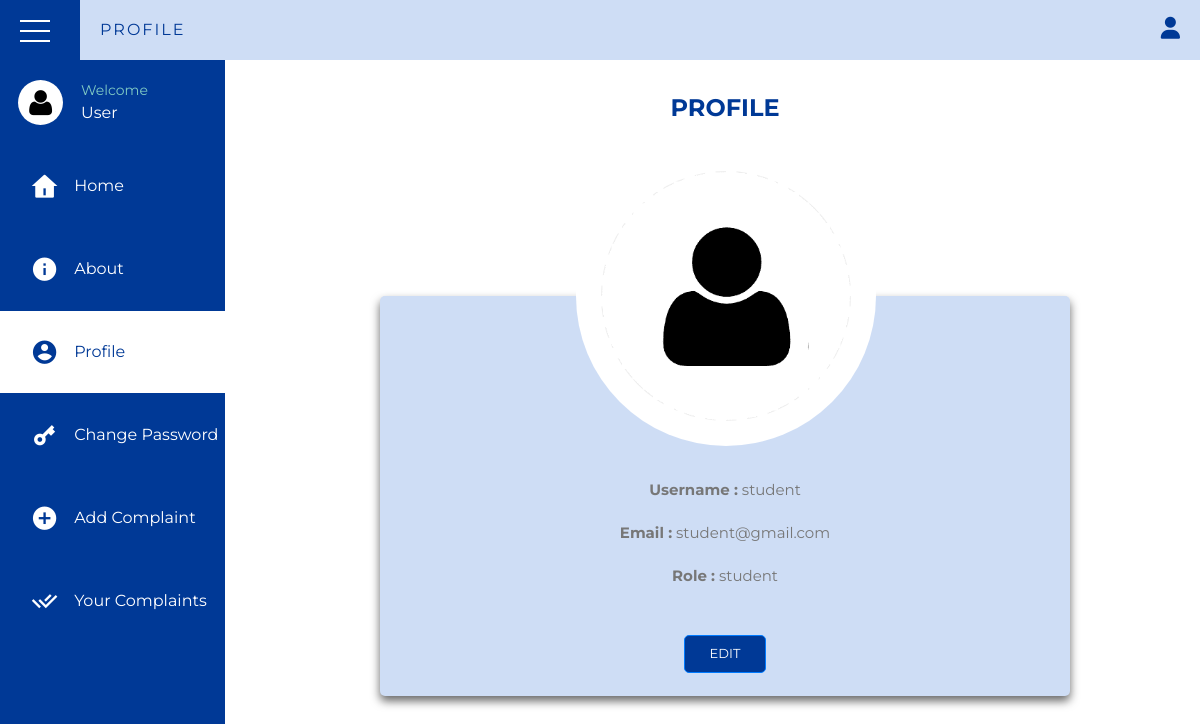
The page /student/profile.php (signed in) on the database its author committed.
### tables this page shows
CREATE TABLE `users` (
  `user_id` int(11) NOT NULL,
  `user_name` varchar(50) NOT NULL,
  `name` varchar(50) NOT NULL,
  `email` varchar(100) NOT NULL,
  `password` varchar(255) NOT NULL,
  `role` varchar(20) NOT NULL,
  `status` varchar(20) NOT NULL
);

### student/profile.php (the view, shortened to what this page needs)
<?php
$imagePath = "../profileimages/person.png";
?>
<!DOCTYPE html>
<html lang="en">
    <head>
        <link rel="stylesheet" href="css/profile.css">
        <link href="https://cdn.jsdelivr.net/npm/remixicon@4.3.0/fonts/remixicon.css" rel="stylesheet">
        <link href="https://maxcdn.bootstrapcdn.com/bootstrap/4.5.2/css/bootstrap.min.css" rel="stylesheet">
    </head>
    <body>
    <body>
        <div class="wrapper">
            <div class="top_navbar">
                <div class="hamburger">
                    <div class="hamburger__inner">
                        <div class="one"></div>
                        <div class="two"></div>
                        <div class="three"></div>
                    </div>
                </div>
                <div class="menu">
                    <div class="logo">
                        PROFILE
                    </div>
                    <div class="right_menu">
                        <ul>
                            <li><i class="fas fa-user"></i>
                            </li>
                        </ul>
                    </div>
                </div>
            </div>
            <div class="main_container">
                <div class="sidebar">
                    <div class="sidebar__inner">
                        <div class="profile">
                            <div class="img">
                                <img id="profile" src="<?php echo $imagePath;?>" alt="profile_pic">
                            </div>
                            <div class="profile_info">
                                <p>Welcome</p>
                                <p class="profile_name">User</p>
                            </div>
                        </div>
                        <ul>
                        <li><a href="home.php"><span class="icon"><i class="ri-home-4-fill"></i></span><span class="title">Home</span></a></li>
                            <li>
                                <a href="about.php" >
                                <span class="icon"><i class="ri-information-fill"></i></span>
                                <span class="title">About</span>
                                </a>
                            </li>
                            <li>
                                <a href="profile.php" class="active">
                                <span class="icon"><i class="ri-account-circle-fill"></i></span>
                                <span class="title">Profile</span>
                                </a>
                            </li>
                            <li>
                                <a href="password.php">
                                <span class="icon"><i class="ri-key-2-fill"></i></span>
                                <span class="title">Change Password</span>
                                </a>
                            </li>
                            <li>
                                <a href="complaint.php">
                                <span class="icon"><i class="ri-add-circle-fill"></i></span>
                                <span class="title">Add Complaint</span>
                                </a>
                            </li>
                            <li>
                                <a href="history.php">
                                <span class="icon"><i class="ri-check-double-line"></i></span>
                                <span class="title">Your Complaints</span>
                                </a>
                            </li>
                        </ul>
                    </div>
                </div>
            <div class="container">
                <div class="title">
                    profile
                </div>
                    <div class="box-container">
                       <?php
                       include ("../connection.php");
                       $user=$_SESSION['user_id'];
                       $sql = "SELECT * FROM users WHERE user_id='$user'";
                       $result = mysqli_query($con, $sql);
                       if ($result) {
                           while ($row = mysqli_fetch_assoc($result)) {
                    ?>
                        <div class="imgBx">
                            <img src="<?php echo $imagePath;?>">
                        </div>
                        <div class="box">
                                <p><strong>Username :</strong> <?php echo $row['user_name']; ?></p>
                                <p><strong>Email :</strong> <?php echo $row['email']; ?></p>
                                <p><strong>Role :</strong> <?php echo $row['role']; ?></p>
                                <button class="btn btn-primary edit-btn" data-toggle="modal" data-target="#uploadModal" name="upload" value="">Edit</button>
                        <?php }
                    } else {
                        echo "Error: " . mysqli_error($con);
                    }
                       ?>
                    </div>
                </div>
            </div>
        </div>
</body>
</html>

### student/css/profile.css (style rules this page uses)
* { margin: 0; padding: 0; list-style: none; box-sizing: border-box; text-decoration: none; font-family: 'Montserrat', sans-serif; }
.wrapper { width: 100%; height: 100%; }
.top_navbar { background: #ceddf5; height: 60px; display: flex; position: fixed; width: 100%; top: 0; }
.top_navbar .hamburger { width: 80px; background: #003996; position: relative; font-size: 28px; }
.top_navbar .hamburger .hamburger__inner { position: absolute; top: 50%; left: 50%; transform: translate(-50%,-50%); cursor: pointer; width: 40px; height: 20px; }
.top_navbar .hamburger__inner > div { width: 30px; height: 2px; background: #fff; position: absolute; top: 0; left: 0; }
.top_navbar .hamburger div.two { top: 10px; }
.top_navbar .hamburger div.three { top: 20px; }
.top_navbar .menu { width: calc(100% - 80px); height: 100%; display: flex; justify-content: space-between; align-items: center; padding: 0 20px; }
.top_navbar .menu .logo { color: #003996; text-transform: uppercase; letter-spacing: 2px; }
.top_navbar .menu .right_menu ul { display: flex; align-items: center; height: 100%; margin-top: 15px; }
.top_navbar .menu .right_menu ul li { position: relative; text-decoration: none; }
.top_navbar .menu .right_menu ul li .fas { font-size: 22px; cursor: pointer; color: #003996; }
.main_container .sidebar { position: fixed; top: 60px; left: 0; width: 225px; height: 100%; background: #003996; transition: all 0.3s ease; }
.main_container .sidebar .sidebar__inner { position: relative; }
.main_container .sidebar .profile { display: flex; align-items: center; color: #fff; padding: 20px 0; white-space: nowrap; transition: all 0.3s ease; }
.main_container .sidebar .profile .img { padding: 0 18px; }
.main_container .sidebar .profile img { width: 45px; border-radius: 50%; }
.main_container .sidebar .profile p:first-child { font-size: 14px; color: #80CBC4; }
.main_container .sidebar .profile p { margin-bottom: 0px; }
.main_container .container { margin-top: 60px; width: calc(100% - 450px); margin-left: 350px; padding: 30px; transition: all 0.3s ease; }
.main_container .sidebar ul li a { color: #fff; font-size: 16px; padding: 20px 30px; white-space: nowrap; display: flex; align-items: center; margin-bottom: 1px; transition: all 0.3s ease; }
.main_container .sidebar ul li a .icon { margin-right: 15px; font-size: 28px; }
.main_container .sidebar ul li a span { display: inline-block; }
.main_container .sidebar ul li a:hover, .main_container .sidebar ul li a.active { background: #fff; color: #003996; }
.container { padding: 10px 10px; }
.container .title { font-size: 24px; font-weight: 700; margin-top: 0px; margin-bottom: 20px; color: #003996; text-transform: uppercase; text-align: center; }
.container .box-container { display: grid; height: 550px; }
.container .box-container .box { box-shadow: 0 5px 10px rgba(0,0,0,0.6); border-radius: 5px; background: #ceddf5; text-align: center; margin-top: 150px; padding-top: 180px; }
.container .box-container .box p { color:#777; font-size: 15px; line-height: 1.8; }
.container .box-container .box .btn { margin-top: 30px; display: inline-block; background:#003996; color:#fff; font-size: 13px; border-radius: 5px; padding: 8px 25px; text-transform: uppercase; }
.container .box-container .imgBx { position: absolute; width: 300px; height: 300px; object-fit: cover; border-radius: 50%; background-color: #ffffff; text-align: center; left: 48%; transition: all 0.3s ease; }
.container .box-container .imgBx img { position: absolute; margin-top: 25px; margin-left: -125px; width: 250px; height: 250px; object-fit: cover; border-radius: 50%; }

### student/profile.php (style rules this page uses)
.sidebar__inner ul li a { text-decoration: none; }
.sidebar__inner ul li { text-align: left; }
.main_container .sidebar .profile p { margin-bottom: 0px; }
.main_container .sidebar .profile p:first-child { font-size: 14px; color: #80CBC4; margin-bottom: -0.25px; }
.main_container .sidebar .profile img { width: 45px; border-radius: 50%; }
.profile { display: flex; }
.sidebar__inner ul li { text-align: center; }

### rows shown on the page
users: user_name "student", email "student@gmail.com", role "student"
